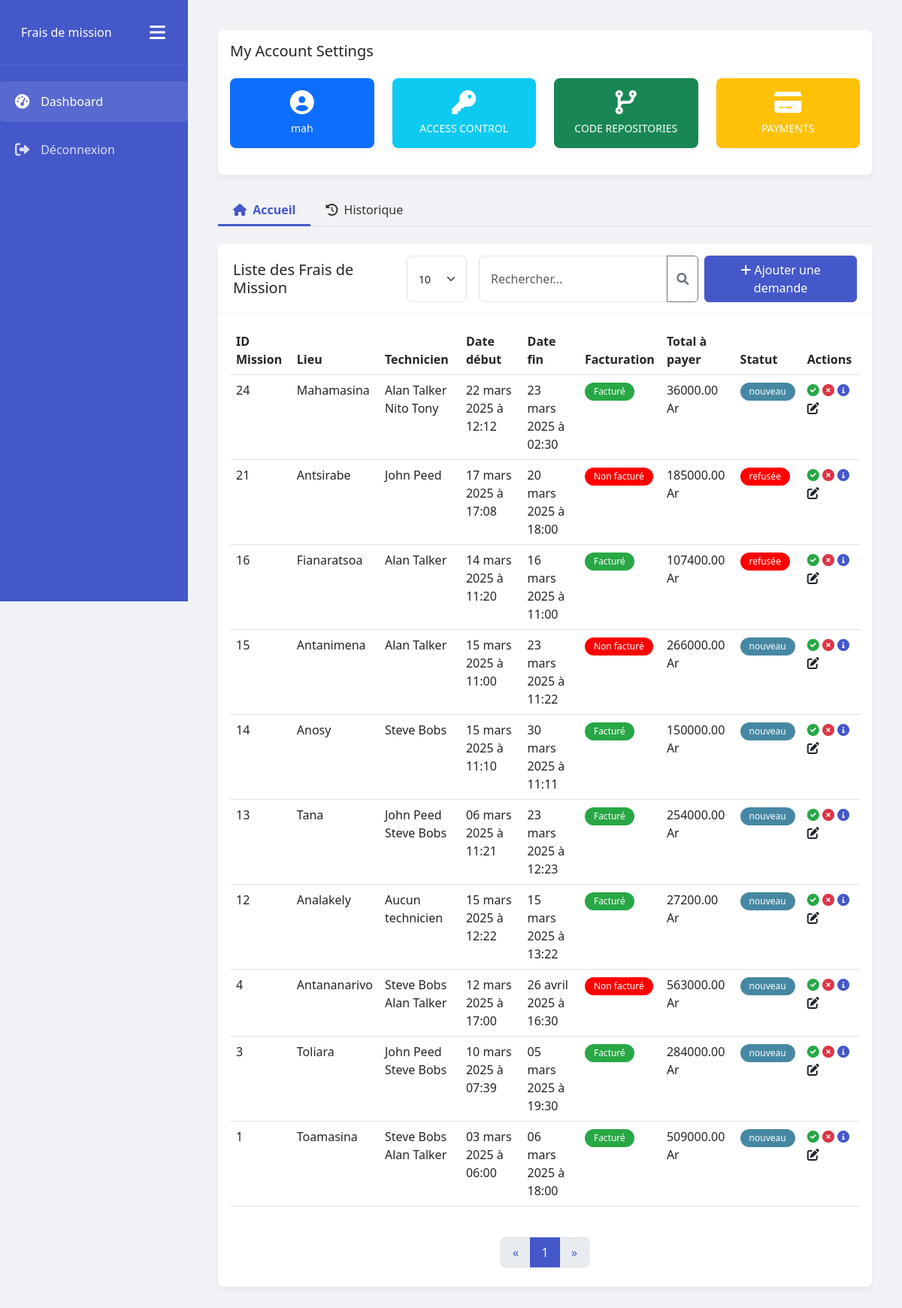
The app's page / (signed in) with its own data.
### fdm_app/models.py (models this page shows, shortened)
class Mission(models.Model):
    techniciens = models.ManyToManyField(Technician, related_name="missions")
    mission_details = models.TextField(
        help_text='details de la mission',
        verbose_name='Mission Details'
    )
    start_date = models.DateField(
        help_text='date de debut de la mission',
        verbose_name='Start Date'
    )
    start_hour = models.TimeField(
        help_text='heure de debut de la mission',
        verbose_name='Start Hour'
    )
    end_date = models.DateField(
        help_text='date de fin de la mission',
        verbose_name='End Date'
    )
    end_hour = models.TimeField(
        help_text='heure de fin de la mission',
        verbose_name='End Hour'
    )
    location = models.CharField(
        max_length=50,
        help_text='lieu de la mission'
    )
    facturation = models.BooleanField(
        help_text='facturation de la mission, facturee ou non',
        verbose_name='Facturation'
    )
    STATUS_CHOICES = [
        ('NEW', 'New'),
        ('REFUSED', 'Refused'),
        ('VALIDATED', 'Validated'),
    ]
    status = models.CharField(
        max_length=10,
        choices=STATUS_CHOICES,
        default='NEW',
        verbose_name='Status',
        help_text='Statut de la mission'
    )
    refusal_reason = models.TextField(
        blank=True,
        null=True,
        verbose_name='Refusal Reason',
        help_text='Motif de refus de la mission'
    )

class Technician(models.Model):
    first_name = models.CharField(
        max_length=50,
        help_text='nom du technicien'
    )
    last_name = models.CharField(
        max_length=50,
        help_text='prenom du technicien'
    )

class Expense(models.Model):
    mission = models.ForeignKey(Mission, on_delete=models.CASCADE, related_name="depenses")
    hosting_days = models.IntegerField(
        help_text='nombre de jours de sejour',
        default=0.0,
    )
    overnight_rate = models.DecimalField(
        max_digits=10,
        decimal_places=2,
        default=0.00,
        help_text='tarif nuitée'
    )
    total_hosting = models.DecimalField(
        max_digits=10,
        decimal_places=2,
        help_text=' pris total de séjour',
        editable = False
    )
    meal_costs = models.DecimalField(
        max_digits=10,
        decimal_places=2,
        help_text='prix des repas',
    )
    total_meal_costs = models.DecimalField(
        max_digits=10,
        decimal_places=2,
        help_text='prix total des repas',
        editable = False,
        default=0.00,
    )
    transport = models.CharField(
        max_length=100,
        help_text='transport',
    )
    shipping_costs = models.DecimalField(
        max_digits=10,
        decimal_places=2,
        help_text='frais de transport',
    )
    various_expenses_details = models.CharField(
        max_length=100,
        help_text='divers frais',
    )
    various_expenses_price = models.DecimalField(
        max_digits=10,
        decimal_places=2,
        help_text='prix des divers frais',
    )
    total_expenses = models.DecimalField(
        max_digits=10,
        decimal_places=2,
        help_text='prix total des frais',
        editable = False,
        default=0.00,
    )

### fdm_app/views.py (the view, shortened to what this page needs)
# urls.py: path('', MissionListView.as_view(), name='missions'),
class MissionListView(View):
    def get(self, request, *args, **kwargs):
        all_missions = Mission.objects.exclude(status='VALIDATED').order_by('-id')
        search_query = request.GET.get('search', '')
        if search_query:
            all_missions = MissionSearchUtils.filter_missions(all_missions, search_query)
        missions = PaginationUtils.paginate_queryset(all_missions, request)
        technicians = Technician.objects.all()
        context = {
            'missions': missions,
            'technicians': technicians,
            'active_tab': 'missions'  # Pour le style lorsqu'on clique sur historique ou accueil
        }
        return render(request, 'index.html', context)

### fdm_app/views.py (called while the page is built)
    @staticmethod
    def paginate_queryset(queryset, request, per_page_default=10):
        per_page = request.GET.get('per_page', per_page_default)
        try:
            per_page = int(per_page)
        except (ValueError, TypeError):
            per_page = per_page_default
        paginator = Paginator(queryset, per_page)
        page = request.GET.get('page', 1)
        try:
            paginated_queryset = paginator.page(page)
        except PageNotAnInteger:
            paginated_queryset = paginator.page(1)
        except EmptyPage:
            paginated_queryset = paginator.page(paginator.num_pages)
        return paginated_queryset

### fdm_app/templates/index.html (shortened to what this page needs)
 {% extends 'base.html' %}
 {% block content %}
<body>
  <div class="main-content">
   {% include 'account.html' %}
    <ul class="nav nav-tabs mb-4">
      <li class="nav-item">
        <a class="nav-link {% if active_tab == 'missions' %}active{% endif %}" href="{% url 'missions' %}">
          <i class="fas fa-home me-1"></i> Accueil
        </a>
      </li>
      <li class="nav-item">
        <a class="nav-link {% if active_tab == 'history' %}active{% endif %}" href="{% url 'history' %}">
          <i class="fas fa-history me-1"></i> Historique
        </a>
      </li>
    </ul>
    <div class="card mb-4">
      <div class="card-header d-flex justify-content-between align-items-center">
        <h5 class="mb-0">Liste des Frais de Mission</h5>
        <div class="d-flex">
          {% include 'search_bar.html' %}
          <button class="btn btn-primary" data-bs-toggle="modal" data-bs-target="#addMissionModal">
            <i class="fas fa-plus"></i> Ajouter une demande
          </button>
        </div>
      </div>
      <div class="card-body fade-in">
        <div class="table-responsive">
          <table class="table table-hover">
            <thead>
              <tr>
                <th>ID Mission</th>
                <th>Lieu</th>
                <th>Technicien</th>
                <th>Date début</th>
                <th>Date fin</th>
                <th>Facturation</th>
                <th>Total à payer</th>
                <th>Statut</th>
                <th>Actions</th>
              </tr>
            </thead>
            <tbody>
              {% for mission in missions %}
              <tr>
                <td> {{ mission.id }} </td>
                <td>{{ mission.location }}</td>
                <td>
                  {% for technicien in mission.techniciens.all %}
                    {{ technicien.first_name }} {{ technicien.last_name }}<br>
                  {% empty %}
                    Aucun technicien
                  {% endfor %}
                </td>
                <td>{{ mission.start_date|date:"d F Y" }} à {{ mission.start_hour|time:"H:i" }} </td>
                <td>{{ mission.end_date|date:"d F Y" }} à {{ mission.end_hour|time:"H:i" }}</td>
                {% if mission.facturation %}
                <td><span class="badge badge-billed" style="background-color:#28a745;">Facturé</span></td>
                {% else %}
                <td><span class="badge badge-not-billed" style="background-color:red;">Non facturé</span></td>
                {% endif %}
                {% for expense in mission.depenses.all %}
                <td> {{ expense.total_expenses }} Ar </td>
                {% endfor %}
                <td>
                  {% if mission.status == "NEW" %}
                    <span class="badge badge-new" style="background-color:#4688A3">nouveau</span>
                  {% elif mission.status == "REFUSED" %}
                    <span class="badge badge-refused" style="background-color: red;">refusée</span>
                  {% elif mission.status == "VALIDATED" %}
                    <span class="badge badge-validated" style="background-color: green;">validée</span>
                  {% endif %}
                </td>
                <td class="action-icons">
                  <i class="fas fa-check-circle validate"
                    data-bs-toggle="modal"
                    data-bs-target="#validateModal"
                    data-mission-id="{{ mission.id }}"
                    title = "Valider" >
                  </i>
                  <i class="fas fa-times-circle refuse"
                     data-bs-toggle="modal"
                     data-bs-target="#refuseModal"
                     data-mission-id = "{{ mission.id }}"
                     title = "Refuser">
                  </i>
                  <i class="fas fa-info-circle details"
                  data-bs-toggle="modal"
                  data-bs-target="#detailModal{{ mission.id }}"
                  title="Détails">
                   </i>
                   <i class="fas fa-edit edit"
                     data-bs-toggle="modal"
                     data-bs-target="#editMissionModal{{ mission.id }}"
                     title="Modifier">
                  </i>
                </td>
              {% endfor %}
            </tbody>
          </table>
        </div>
        <div class="pagination-container">
          <nav aria-label="Page navigation">
            <ul class="pagination">
              {% if missions.has_previous %}
                <li class="page-item">
                  <a class="page-link" href="?page={{ missions.previous_page_number }}" aria-label="Previous">
                    <span aria-hidden="true">&laquo;</span>
                  </a>
                </li>
              {% else %}
                <li class="page-item disabled">
                  <a class="page-link" href="#" aria-label="Previous">
                    <span aria-hidden="true">&laquo;</span>
                  </a>
                </li>
              {% endif %}
              {% for num in missions.paginator.page_range %}
                {% if missions.number == num %}
                  <li class="page-item active">
                    <a class="page-link" href="?page={{ num }}{% if request.GET.search %}&search={{ request.GET.search }}{% endif %} ">
                      {{ num }}
                    </a>
                  </li>
                {% elif num > missions.number|add:'-3' and num < missions.number|add:'3' %}
                  <li class="page-item"><a class="page-link" href="?page={{ num }}{% if request.GET.search %}&search={{ request.GET.search }}{% endif %}">{{ num }}</a></li>
                {% endif %}
              {% endfor %}
              {% if missions.has_next %}
                <li class="page-item">
                  <a class="page-link" href="?page={{ missions.next_page_number }}{% if request.GET.search %}&search={{ request.GET.search }}{% endif %}" aria-label="Next">
                    <span aria-hidden="true">&raquo;</span>
                  </a>
                </li>
              {% else %}
                <li class="page-item disabled">
                  <a class="page-link" href="#" aria-label="Next">
                    <span aria-hidden="true">&raquo;</span>
                  </a>
                </li>
              {% endif %}
            </ul>
          </nav>
        </div>
</body>
</html>
{% endblock %}

### fdm_app/templates/account.html
<div class="card mb-4">
    <div class="card-body">
      <h5 class="card-title">My Account Settings</h5>
      <div class="row mt-4">
        <div class="col-md-3">
          <div class="card bg-primary text-white">
            <div class="card-body text-center">
              <i class="fas fa-user-circle mb-2 fa-2x"></i>
              <p class="mb-0 small">{{ user.username }}</p>
            </div>
          </div>
        </div>
        <div class="col-md-3">
          <div class="card bg-info text-white">
            <div class="card-body text-center">
              <i class="fas fa-key mb-2 fa-2x"></i>
              <p class="mb-0 small">ACCESS CONTROL</p>
            </div>
          </div>
        </div>
        <div class="col-md-3">
          <div class="card bg-success text-white">
            <div class="card-body text-center">
              <i class="fas fa-code-branch mb-2 fa-2x"></i>
              <p class="mb-0 small">CODE REPOSITORIES</p>
            </div>
          </div>
        </div>
        <div class="col-md-3">
          <div class="card bg-warning text-white">
            <div class="card-body text-center">
              <i class="fas fa-credit-card mb-2 fa-2x"></i>
              <p class="mb-0 small">PAYMENTS</p>
            </div>
          </div>
        </div>
      </div>
    </div>
  </div>

### fdm_app/static/css/style.css (style rules this page uses)
:root { --primary-color: #4558c9; --secondary-color: #e9ecef; --text-color: #333; --bg-light: #f8f9fa; --border-radius: 8px; }
body { font-family: 'Segoe UI', Tahoma, Geneva, Verdana, sans-serif; background-color: #f0f2f5; color: var(--text-color); }
.main-content { margin-left: 250px; padding: 20px; transition: all 0.3s; }
.card { border-radius: var(--border-radius); box-shadow: 0 4px 6px rgba(0,0,0,0.05); margin-bottom: 20px; border: none; }
.card-header { background-color: white; border-bottom: 1px solid rgba(0,0,0,0.05); font-weight: bold; padding: 15px 20px; display: flex; justify-content: space-between; align-items: center; }
.btn-primary { background-color: var(--primary-color); border-color: var(--primary-color); }
.table th { font-weight: 600; border-top: none; }
.badge { padding: 6px 12px; border-radius: 20px; font-weight: 500; }
.badge-refused { background-color: #dc3545; color: white; }
.badge-billed { background-color: #198754; color: white; }
.badge-not-billed { background-color: #fd7e14; color: white; }
.action-icons .validate { color: #28a745; }
.action-icons .refuse { color: #dc3545; }
.action-icons .details { color: var(--primary-color); }
.pagination-container { height: 60px; display: flex; align-items: center; justify-content: center; margin-top: 15px; }
.pagination { justify-content: center; margin: 0; }
.pagination .page-item .page-link { color: var(--primary-color); min-width: 40px; height: 40px; display: flex; align-items: center; justify-content: center; }
.pagination .page-item.active .page-link { background-color: var(--primary-color); border-color: var(--primary-color); color: white; }
.fade-in { animation: fadeIn 0.5s; }
.nav-tabs .nav-link { color: var(--text-color); border: none; padding: 10px 20px; border-radius: 0; position: relative; }
.nav-tabs .nav-link.active { color: var(--primary-color); background-color: transparent; font-weight: bold; }
.nav-tabs .nav-link.active::after { content: ''; position: absolute; bottom: 0; left: 0; width: 100%; height: 3px; background-color: var(--primary-color); }
.main-content { margin-left: var(--sidebar-width, 250px); padding: 20px; transition: all 0.3s; padding-left: 0 ; }

### records on screen
Mission: id "24", location "Mahamasina", start_date "22 mars 2025", start_hour "12:12", end_date "23 mars 2025", end_hour "02:30", facturation "Facturé", status "nouveau"
Technician: first_name "Alan", last_name "Talker"
Technician: first_name "Nito", last_name "Tony"
Expense: total_expenses "36000.00"
Mission: id "21", location "Antsirabe", start_date "17 mars 2025", start_hour "17:08", end_date "20 mars 2025", end_hour "18:00", facturation "Non facturé", status "refusée"
Technician: first_name "John", last_name "Peed"
Expense: total_expenses "185000.00"
Mission: id "16", location "Fianaratsoa", start_date "14 mars 2025", start_hour "11:20", end_date "16 mars 2025", end_hour "11:00", facturation "Facturé", status "refusée"
Expense: total_expenses "107400.00"
Mission: id "15", location "Antanimena", start_date "15 mars 2025", start_hour "11:00", end_date "23 mars 2025", end_hour "11:22", facturation "Non facturé", status "nouveau"
Expense: total_expenses "266000.00"
Mission: id "14", location "Anosy", start_date "15 mars 2025", start_hour "11:10", end_date "30 mars 2025", end_hour "11:11", facturation "Facturé", status "nouveau"
Technician: first_name "Steve", last_name "Bobs"
Expense: total_expenses "150000.00"
Mission: id "13", location "Tana", start_date "06 mars 2025", start_hour "11:21", end_date "23 mars 2025", end_hour "12:23", facturation "Facturé", status "nouveau"
Expense: total_expenses "254000.00"
Mission: id "12", location "Analakely", start_date "15 mars 2025", start_hour "12:22", end_date "15 mars 2025", end_hour "13:22", facturation "Facturé", status "nouveau"
Expense: total_expenses "27200.00"
Mission: id "4", location "Antananarivo", start_date "12 mars 2025", start_hour "17:00", end_date "26 avril 2025", end_hour "16:30", facturation "Non facturé", status "nouveau"
Expense: total_expenses "563000.00"
Mission: id "3", location "Toliara", start_date "10 mars 2025", start_hour "07:39", end_date "05 mars 2025", end_hour "19:30", facturation "Facturé", status "nouveau"
Expense: total_expenses "284000.00"
Mission: id "1", location "Toamasina", start_date "03 mars 2025", start_hour "06:00", end_date "06 mars 2025", end_hour "18:00", facturation "Facturé", status "nouveau"
Expense: total_expenses "509000.00"

### other values on screen
{{ user.username }} "mah"
{{ num }} "1"
